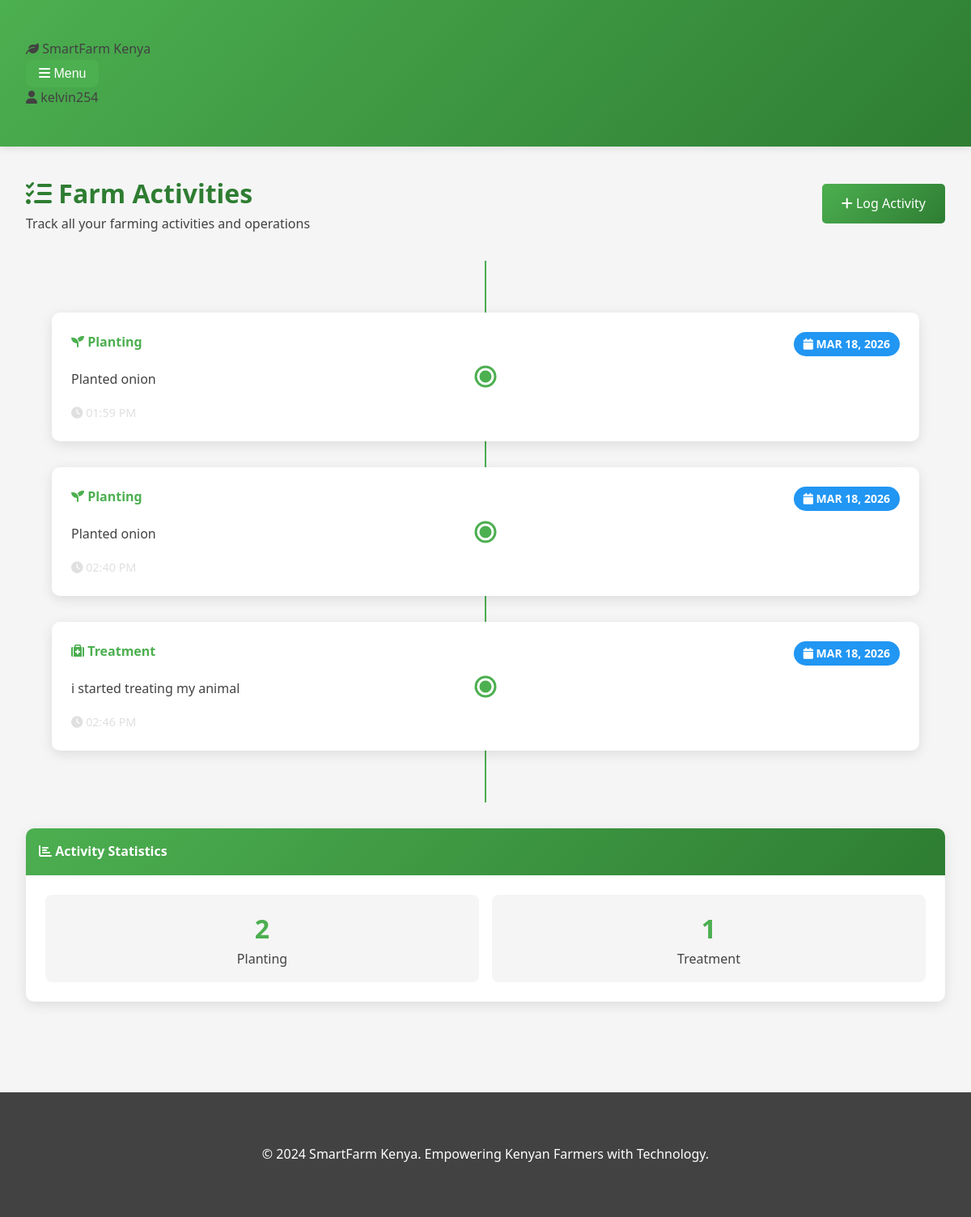
The app's page /activities (signed in) with its own data.
### app.py (models this page shows, shortened)
class User(UserMixin, db.Model):
    id = db.Column(db.Integer, primary_key=True)
    username = db.Column(db.String(80), unique=True, nullable=False)
    email = db.Column(db.String(120), unique=True, nullable=False)
    password_hash = db.Column(db.String(128), nullable=False)
    farm_name = db.Column(db.String(100), nullable=False)
    created_at = db.Column(db.DateTime, default=datetime.utcnow)
    crops = db.relationship('Crop', backref='farmer', lazy=True, cascade='all, delete-orphan')
    livestock = db.relationship('Livestock', backref='farmer', lazy=True, cascade='all, delete-orphan')
    activities = db.relationship('Activity', backref='farmer', lazy=True, cascade='all, delete-orphan')
    images = db.relationship('FarmImage', backref='farmer', lazy=True, cascade='all, delete-orphan')

class Activity(db.Model):
    id = db.Column(db.Integer, primary_key=True)
    type = db.Column(db.String(50), nullable=False)  # planting, watering, fertilizing, harvesting
    description = db.Column(db.Text, nullable=False)
    date = db.Column(db.Date, nullable=False, default=datetime.utcnow().date())
    crop_id = db.Column(db.Integer, db.ForeignKey('crop.id'), nullable=True)
    livestock_id = db.Column(db.Integer, db.ForeignKey('livestock.id'), nullable=True)
    user_id = db.Column(db.Integer, db.ForeignKey('user.id'), nullable=False)
    created_at = db.Column(db.DateTime, default=datetime.utcnow)

### app.py (the view)
@app.route('/activities')
@login_required
def activities():
    activity_list = Activity.query.filter_by(user_id=current_user.id).order_by(Activity.date.desc()).all()
    return render_template('activities.html', activities=activity_list)

### app.py (called while the page is built)
@login_manager.user_loader
def load_user(user_id):
    return User.query.get(int(user_id))

### templates/activities.html (shortened to what this page needs)
{% extends "base.html" %}
{% block content %}
<div class="container">
    <div style="display: flex; justify-content: space-between; align-items: center; margin-bottom: 2rem; flex-wrap: wrap;">
        <div>
            <h1 style="color: var(--dark-green);">
                <i class="fas fa-tasks"></i> Farm Activities
            </h1>
            <p style="color: var(--dark-gray);">Track all your farming activities and operations</p>
        </div>
        <a href="{{ url_for('add_activity') }}" class="btn btn-primary">
            <i class="fas fa-plus"></i> Log Activity
        </a>
    </div>
    {% if activities %}
        <div class="timeline">
            {% for activity in activities %}
            <div class="timeline-item">
                <div class="timeline-content">
                    <div style="display: flex; justify-content: space-between; align-items: flex-start; margin-bottom: 1rem;">
                        <h4 style="color: var(--primary-green); margin-bottom: 0;">
                            <i class="fas fa-{{
                                'seedling' if activity.type == 'planting'
                                else 'tint' if activity.type == 'watering'
                                else 'spray-can' if activity.type == 'fertilizing'
                                else 'cut' if activity.type == 'harvesting'
                                else 'utensils' if activity.type == 'feeding'
                                else 'medkit' if activity.type == 'treatment'
                                else 'tasks'
                            }}"></i>
                            {{ activity.type.title() }}
                        </h4>
                        <span class="badge badge-info">
                            <i class="fas fa-calendar"></i> {{ activity.date.strftime('%b %d, %Y') }}
                        </span>
                    </div>
                    <p style="margin-bottom: 1rem;">{{ activity.description }}</p>
                    <div style="display: flex; justify-content: space-between; align-items: center; font-size: 0.9rem; color: var(--medium-gray);">
                        <span>
                            <i class="fas fa-clock"></i> {{ activity.created_at.strftime('%I:%M %p') }}
                        </span>
                    </div>
                </div>
            </div>
            {% endfor %}
        </div>
    {% endif %}
    {% if activities %}
    <div class="card" style="margin-top: 2rem;">
        <div class="card-header">
            <i class="fas fa-chart-bar"></i> Activity Statistics
        </div>
        <div class="card-body">
            <div style="display: grid; grid-template-columns: repeat(auto-fit, minmax(200px, 1fr)); gap: 1rem;">
                {% set activity_counts = {} %}
                {% for activity in activities %}
                    {% if activity.type not in activity_counts %}
                        {% set _ = activity_counts.update({activity.type: 0}) %}
                    {% endif %}
                    {% set _ = activity_counts.update({activity.type: activity_counts[activity.type] + 1}) %}
                {% endfor %}
                {% for activity_type, count in activity_counts.items() %}
                <div style="text-align: center; padding: 1rem; background: var(--light-gray); border-radius: 8px;">
                    <div style="font-size: 2rem; font-weight: bold; color: var(--primary-green);">{{ count }}</div>
                    <div>{{ activity_type.title() }}</div>
                </div>
                {% endfor %}
            </div>
        </div>
    </div>
    {% endif %}
</div>
{% endblock %}

### templates/base.html (shortened to what this page needs)
<!DOCTYPE html>
<html lang="en">
<head>
    <link rel="stylesheet" href="{{ url_for('static', filename='css/style.css') }}">
    <link rel="stylesheet" href="https://cdnjs.cloudflare.com/ajax/libs/font-awesome/6.0.0/css/all.min.css">
</head>
<body>
    <nav class="navbar">
        <div class="container">
            <div class="d-flex justify-content-between align-items-center">
                <div class="d-flex align-items-center">
                    <div class="logo">
                        <i class="fas fa-leaf"></i> SmartFarm Kenya
                    </div>
                    {% if current_user.is_authenticated %}
                    <div class="nav-dropdown ms-4">
                        <button class="nav-dropdown-btn" onclick="toggleDropdown()">
                            <i class="fas fa-bars"></i> Menu
                        </button>
                    </div>
                    {% endif %}
                </div>
                <div class="user-info">
                    {% if current_user.is_authenticated %}
                        <span class="user-name">
                            <i class="fas fa-user"></i> {{ current_user.username }}
                        </span>
                    {% endif %}
                </div>
            </div>
        </div>
    </nav>
    <main>
        {% block content %}{% endblock %}
    </main>
    <footer>
        <div class="container">
            <p>&copy; 2024 SmartFarm Kenya. Empowering Kenyan Farmers with Technology.</p>
        </div>
    </footer>
</body>
</html>

### static/css/style.css (style rules this page uses)
:root { --primary-green: #4CAF50; --dark-green: #2E7D32; --light-green: #81C784; --accent-green: #66BB6A; --white: #FFFFFF; --light-gray: #F5F5F5; --medium-gray: #E0E0E0; --dark-gray: #424242; --success: #4CAF50; --warning: #FF9800; --danger: #F44336; --info: #2196F3; }
* { margin: 0; padding: 0; box-sizing: border-box; }
body { font-family: 'Segoe UI', Tahoma, Geneva, Verdana, sans-serif; background-color: var(--light-gray); color: var(--dark-gray); line-height: 1.6; }
.nav-dropdown { position: relative; display: inline-block; }
.nav-dropdown-btn { background: linear-gradient(135deg, var(--primary-green), var(--success)); color: white; border: none; padding: 0.5rem 1rem; border-radius: 8px; cursor: pointer; font-size: 1rem; transition: all 0.3s ease; }
.navbar { background: linear-gradient(135deg, var(--primary-green), var(--dark-green)); padding: 1rem 0; box-shadow: 0 2px 10px rgba(0,0,0,0.1); }
.container { max-width: 1200px; margin: 0 auto; padding: 2rem; }
.card { background: var(--white); border-radius: 10px; box-shadow: 0 4px 15px rgba(0,0,0,0.1); margin-bottom: 2rem; overflow: hidden; transition: transform 0.3s, box-shadow 0.3s; }
.card-header { background: linear-gradient(135deg, var(--primary-green), var(--dark-green)); color: var(--white); padding: 1rem; font-weight: bold; }
.card-body { padding: 1.5rem; }
.btn { padding: 0.75rem 1.5rem; border: none; border-radius: 5px; cursor: pointer; text-decoration: none; display: inline-block; transition: all 0.3s; font-weight: 500; }
.btn-primary { background: linear-gradient(135deg, var(--primary-green), var(--dark-green)); color: var(--white); }
.timeline { position: relative; padding: 2rem 0; }
.timeline::before { content: ''; position: absolute; left: 50%; top: 0; bottom: 0; width: 2px; background: var(--primary-green); transform: translateX(-50%); }
.timeline-item { position: relative; margin: 2rem 0; padding: 0 2rem; }
.timeline-item::before { content: ''; position: absolute; left: 50%; top: 50%; width: 15px; height: 15px; background: var(--primary-green); border-radius: 50%; transform: translate(-50%, -50%); border: 3px solid var(--white); box-shadow: 0 0 0 3px var(--primary-green); }
.timeline-content { background: var(--white); padding: 1.5rem; border-radius: 10px; box-shadow: 0 4px 15px rgba(0,0,0,0.1); }
footer { background: var(--dark-gray); color: var(--white); text-align: center; padding: 2rem 0; margin-top: 3rem; }
.badge { display: inline-block; padding: 0.25rem 0.75rem; font-size: 0.875rem; font-weight: 600; border-radius: 20px; text-transform: uppercase; }
.badge-info { background: var(--info); color: var(--white); }

### records on screen
User: username "kelvin254"
Activity: type "Planting", date "MAR 18, 2026", description "Planted onion", created_at "01:59 PM", count "2", title "Planting"
Activity: type "Planting", date "MAR 18, 2026", description "Planted onion", created_at "02:40 PM"
Activity: type "Treatment", date "MAR 18, 2026", description "i started treating my animal", created_at "02:46 PM", user "1", title "Treatment"
